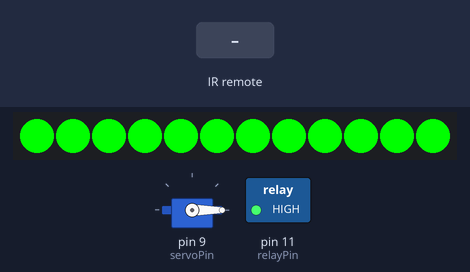
Bench run of a sketch on a simulated Arduino Uno, built with avr-gcc and run on an emulated ATmega328P. Parts: servo, 12 RGB LEDs in strip order, left to right, switched loads named in the sketch (green lamp = pin HIGH). The inputs (shaded band) are chosen by the test bench.

Above: at 2.65 s.
2.7 s: infrared code 0xFFC23D received
At 4.8 s:
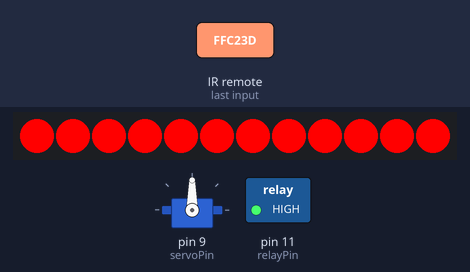
5.0 s: infrared code 0xFF22DD received
At 5.46 s:
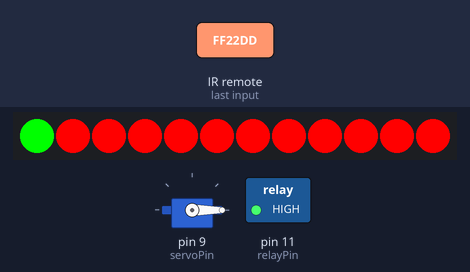
7.3 s: infrared code 0xFF02FD received
At 9.6 s:
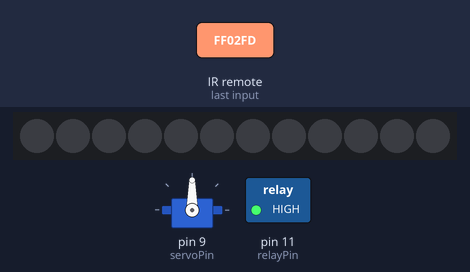
12.9 s: infrared code 0xFF629D received
At 13.8 s:
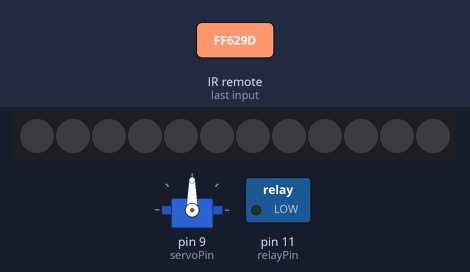
15.2 s: infrared code 0xFF22DD received
At 16.3 s:
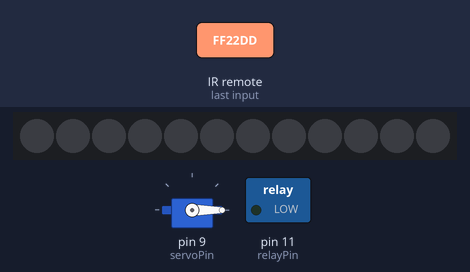
Timing chart, 0 to 18.2 s (numbered marks = the images above; inputs shaded):
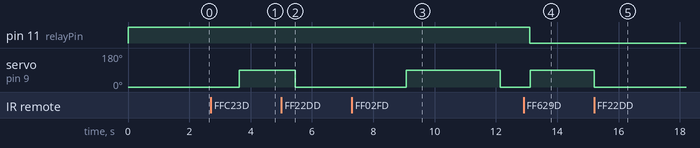

Measured:
- after the input at 2.7 s, servo on pin 9 (servoPin): 0° → 90° after 0.93 s; the LEDs: first differ from a run without the input after 0.93 s (image 1 shows a later state)
- after the input at 5.0 s, servo on pin 9 (servoPin): 90° → 0° after 0.45 s; the LEDs: change after 0.45 s (image 2)
- after the input at 7.3 s, servo on pin 9 (servoPin): 0° → 90° after 1.8 s, → 0° 3.1 s later
- after the input at 12.9 s, pin 11 (relayPin): HIGH → LOW after 0.21 s
- after the input at 15.2 s, servo on pin 9 (servoPin): 90° → 0° at once
- what the display in image 3 shows lasts 3.1 s, from 9.0 s to 12.1 s

The sketch:

rotating_bt_ir.ino
```cpp
/*
  Last edited: Jul 14 2019
  by Ruben Verhagen
*/

#include <SoftwareSerial.h>
#include <Servo.h>
#include <Adafruit_NeoPixel.h>
#include <IRremote.h>

//PIN DEFINITIONS
#define ledPin    6
#define relayPin   11
#define servoPin  9
#define irPin 10

#define ledCount 12
Adafruit_NeoPixel strip(ledCount, ledPin);

IRrecv irrecv(irPin);  //IR reciever
decode_results results; //results from IR

SoftwareSerial Bluetooth(3,4);  //defines arduino RX,TX

Servo myservo; //servo object
int data=0;
int i=0;
int pos=1;
int power=1;
int brite=255;
int pulse=75;

void setup() {
  myservo.attach(servoPin); //servo pin
  Bluetooth.begin(9600);

  pinMode(relayPin, OUTPUT); //relay
  digitalWrite(relayPin, HIGH);

  strip.begin();
  strip.show();  // Initialize all pixels to 'off'
  strip.setBrightness(255); // Set BRIGHTNESS (max = 255)

  irrecv.enableIRIn();
}//setup

/* BLUETOOTH APP DATA
 *  when a button is pressed on the app, it will send a certain data value
 *  Function-------------Value
 *  Camera Covered-------0
 *  Camera Open----------1
 *  Intermittent Camera--2
 *  Relay Off------------3
 *  Relay On-------------4
 */

 /* IR REMOTE DATA
 * On/Off 16736925
 * A      16720605
 * B      16712445
 * C      16761405
 * CENTER 16718055
 * UP     16750695
 * DOWN   16726215
 * LEFT   16724175
 * RIGHT  16743045
 */

void loop() {
  if (Bluetooth.available()){//checks if the app is sending new data
    data=Bluetooth.read();
    switch(data){
      case 0:
        pos=0;
        break;
      case 1:
        pos =1;
        break;
      case 2:
        pos=2;
        break;
      case 3:
        power= 0;
        digitalWrite(relayPin, LOW);
        colorWipe(0,0);
        break;
      case 4:
        power= 1;
        digitalWrite(relayPin, HIGH);
        break;
    }//switch data
  }  //if Bluetooth.available

  if (irrecv.decode(&results))
  {
    irrecv.resume();
    switch(results.value)
    {
      case 16720605: //if A is pushed OPEN
        pos=1;
        break;
      case 16712445: //if B is pushed OBSCURED
        pos=2;
        break;
      case 16761405: //if C is pushed CLOSED
        pos=0;
        break;
      case 16736925: //if ON/OFF is pushed
        if(power==0){
          power=1;
          digitalWrite(relayPin, HIGH);
        }//if
        else if(power==1){
          power= 0;
          digitalWrite(relayPin, LOW);
          colorWipe(0,0);
        }//else
        break;

    }//switch
  } //if irrecv

  //SERVO AND COLOR
  switch(pos){
    case 0:
      if(myservo.read()!=90)
        myservo.write(90);
      if(power==1)
        colorWipe(strip.Color(brite,   0,   0), pulse); // Red
      break;
    case 1:
      if(myservo.read()!=0)
        myservo.write(0);
      if(power==1){
        colorWipe(strip.Color(0,   brite,   0), pulse); // Green
        colorWipe(0, pulse); // Blank
      }//if
      break;
    case 2:
      if(myservo.read()!=90)
        myservo.write(90);
      delay(5);
      i+=5;
      if(i>=3000&&power==1){
        myservo.write(0);
        colorWipe(strip.Color(brite,   brite,   0), 0); // Yellow
        colorWipe(0, 80); // Blank
        i=0;
      }//if
      break;

  }//switch(pos)
}//loop

// Fill strip pixels one after another with a color. Strip is NOT cleared
// first; anything there will be covered pixel by pixel. Pass in color
// (as a single 'packed' 32-bit value, which you can get by calling
// strip.Color(red, green, blue) as shown in the loop() function above),
// and a delay time (in milliseconds) between pixels.
void colorWipe(uint32_t color, int wait) {
  for(int j=0; j<strip.numPixels(); j++) { // For each pixel in strip...
    strip.setPixelColor(j, color);         //  Set pixel's color (in RAM)
    strip.show();                          //  Update strip to match
    delay(wait);                           //  Pause for a moment

  }//for
}//colorWipe
```
